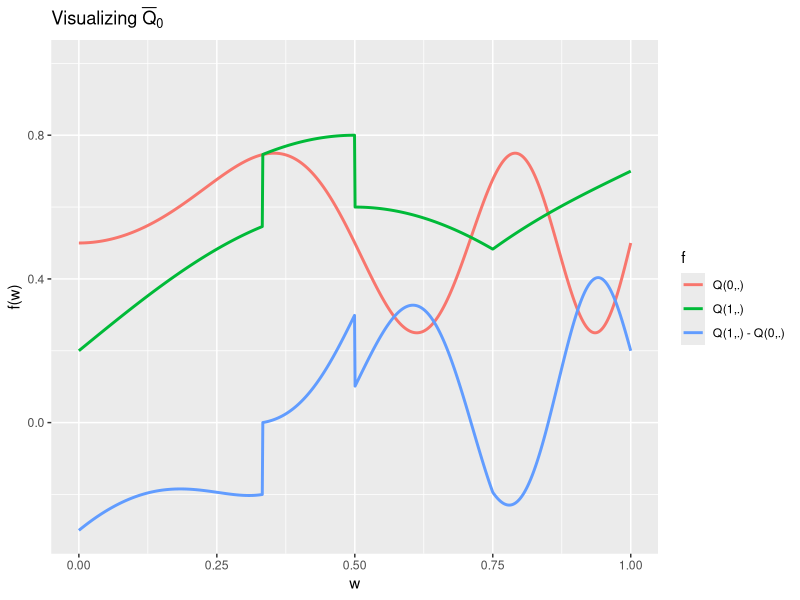
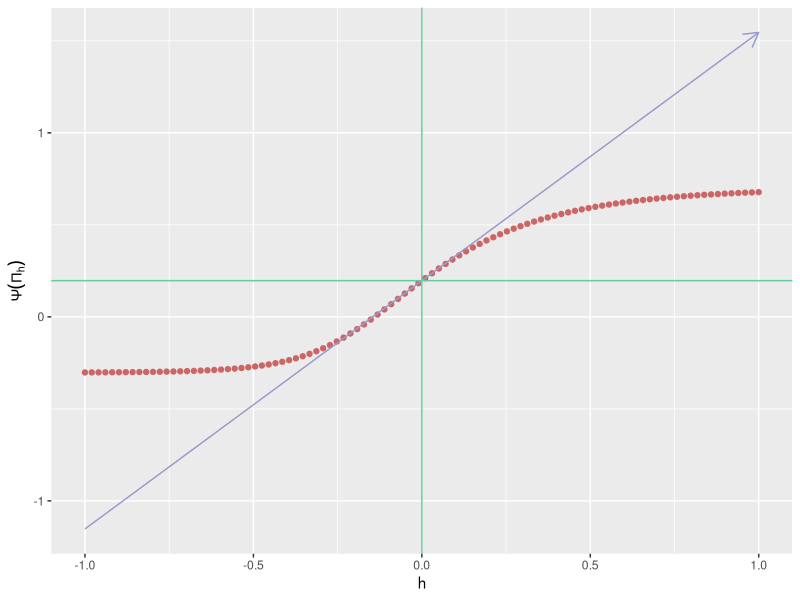
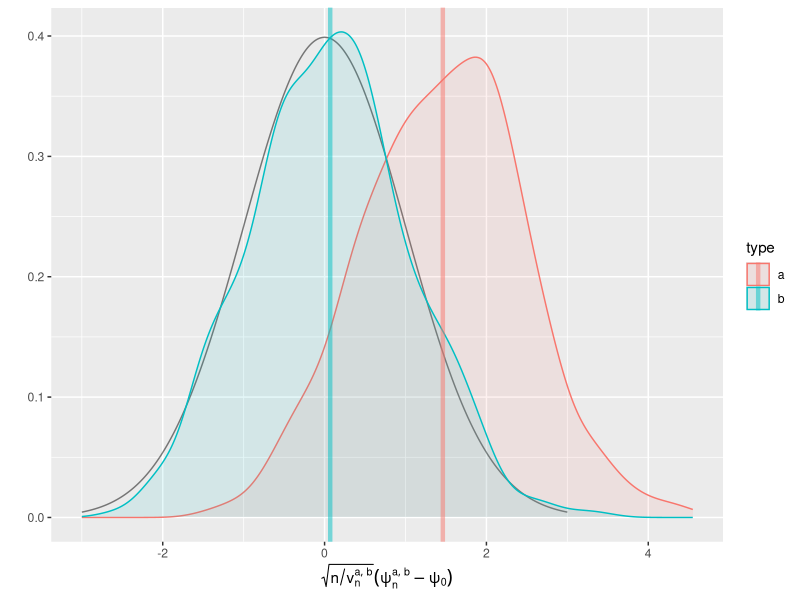
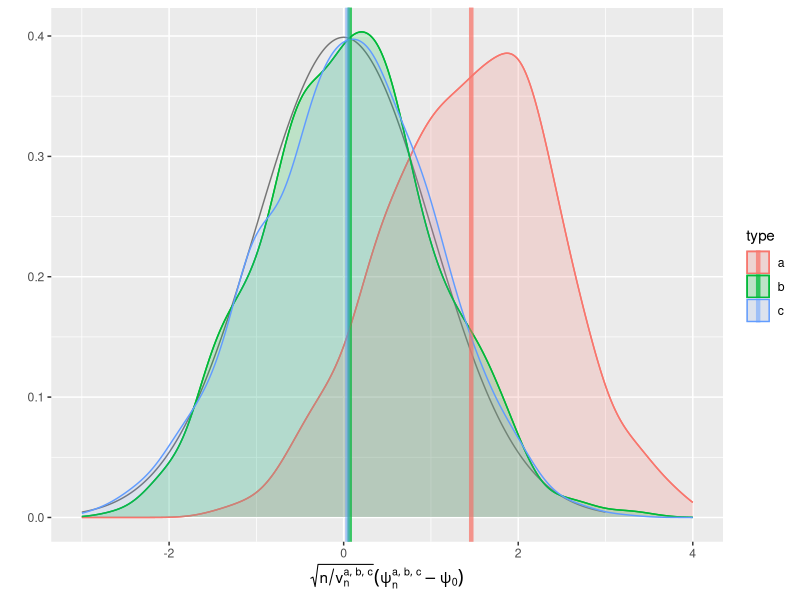
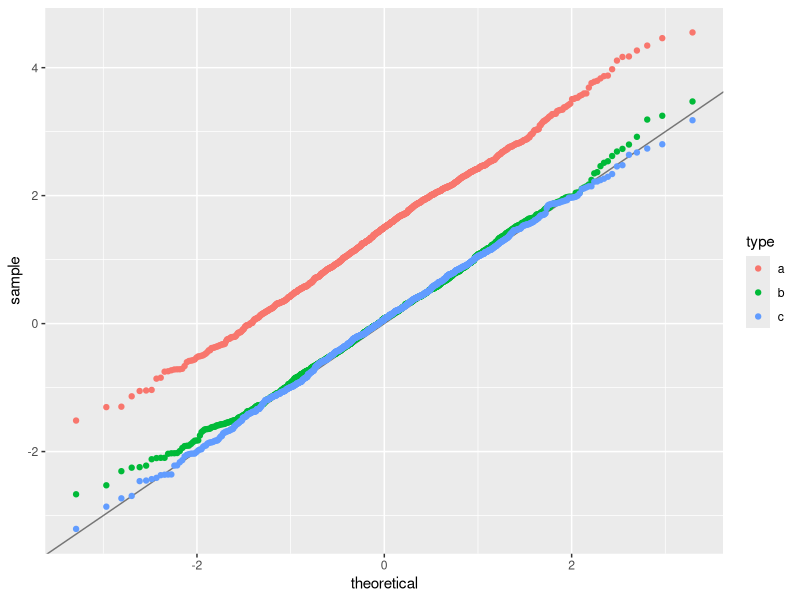

Recreate these plots in R, in order. (Note: this script raises an error after producing the figures.)
## ----setup, echo = FALSE-------------------------------------------------
knitr::opts_chunk$set(
  fig.height = 4, 
  fig.path = 'img/',
  fig.width = 12,
  message = FALSE,
  size = "tiny",
  warning = FALSE,
  warnings = FALSE
)

## ----redo----------------------------------------------------------------
redo_fixed <- c(TRUE, FALSE)[1]
redo_varying <- c(TRUE, FALSE)[1]
## if  'redo_$'  then  recompute  'learned_features_$_sample_size',  otherwise
## upload it if it is not already in the environment.
if (!redo_fixed) {
  if (!exists("learned_features_fixed_sample_size")) {
    learned_features_fixed_sample_size <-
      loadObject("data/learned_features_fixed_sample_size.xdr")
  }
}
if (!redo_varying) {
  if (!exists("learned_features_varying_sample_size")) {
    learned_features_varying_sample_size <-
      loadObject("data/learned_features_varying_sample_size.xdr")
  }
} 

## ----visible-setup-------------------------------------------------------
set.seed(54321) ## because reproducibility matters...
suppressMessages(library(R.utils)) ## make sure it is installed
suppressMessages(library(tidyverse)) ## make sure it is installed
suppressMessages(library(caret)) ## make sure it is installed
expit <- plogis
logit <- qlogis

## ----simulation----------------------------------------------------------
draw_from_experiment <- function(n, ideal = FALSE) {
  ## preliminary
  n <- Arguments$getInteger(n, c(1, Inf))
  ideal <- Arguments$getLogical(ideal)
  ## ## 'Gbar' and 'Qbar' factors
  Gbar <- function(W) {
    expit(1 + 2 * W - 4 * sqrt(abs((W - 5/12))))
  }
  Qbar <- function(AW) {
    A <- AW[, 1]
    W <- AW[, 2]
    ## A * (cos((1 + W) * pi / 4) + (1/3 <= W & W <= 1/2) / 5) +
    ##  (1 - A) * (sin(4 * W^2 * pi) / 4 + 1/2)
    A * (cos((-1/2 + W) * pi) * 2/5 + 1/5 + (1/3 <= W & W <= 1/2) / 5 +
         (W >= 3/4) * (W - 3/4) * 2) +
      (1 - A) * (sin(4 * W^2 * pi) / 4 + 1/2) 
  }
  ## sampling
  ## ## context
  mixture_weights <- c(1/10, 9/10, 0)
  mins <- c(0, 11/30, 0)
  maxs <- c(1, 14/30, 1)
  latent <- findInterval(runif(n), cumsum(mixture_weights)) + 1
  W <- runif(n, min = mins[latent], max = maxs[latent])
  ## ## counterfactual rewards
  zeroW <- cbind(A = 0, W)
  oneW <- cbind(A = 1, W)
  Qbar.zeroW <- Qbar(zeroW)
  Qbar.oneW <- Qbar(oneW)
  Yzero <- rbeta(n, shape1 = 2, shape2 = 2 * (1 - Qbar.zeroW) / Qbar.zeroW)
  Yone <- rbeta(n, shape1 = 3, shape2 = 3 * (1 - Qbar.oneW) / Qbar.oneW)
  ## ## action undertaken
  A <- rbinom(n, size = 1, prob = Gbar(W))
  ## ## actual reward
  Y <- A * Yone + (1 - A) * Yzero
  ## ## observation
  if (ideal) {
    obs <- cbind(W = W, Yzero = Yzero, Yone = Yone, A = A, Y = Y)
  } else {
    obs <- cbind(W = W, A = A, Y = Y)
  }
  attr(obs, "Gbar") <- Gbar
  attr(obs, "Qbar") <- Qbar
  attr(obs, "QW") <- function(W) {
    out <- sapply(1:length(mixture_weights),
                  function(ii){
                    mixture_weights[ii] *
                      dunif(W, min = mins[ii], max = maxs[ii])
                  })
    return(rowSums(out))
  }
  attr(obs, "qY") <- function(AW, Y, Qbar){
    A <- AW[, 1]
    W <- AW[, 2]
    Qbar.AW <- do.call(Qbar, list(AW)) # is call to 'do.call' necessary?
    shape1 <- ifelse(A == 0, 2, 3)
    dbeta(Y, shape1 = shape1, shape2 = shape1 * (1 - Qbar.AW) / Qbar.AW)
  }
  ##
  return(obs)
}

## ----draw-five-obs-------------------------------------------------------
(five_obs <- draw_from_experiment(5))

## ----exercise:visualize, eval = TRUE-------------------------------------
Gbar <- attr(five_obs, "Gbar")
Qbar <- attr(five_obs, "Qbar")
QW <- attr(five_obs, "QW")

features <- tibble(w = seq(0, 1, length.out = 1e3)) %>%
  mutate(Qw = QW(w),
         Gw = Gbar(w),
         Q1w = Qbar(cbind(A = 1, W = w)),
         Q0w = Qbar(cbind(A = 0, W = w)),
         blip_Qw = Q1w - Q0w)

features %>% select(-Qw, -Gw) %>%
  rename("Q(1,.)" = Q1w,
         "Q(0,.)" = Q0w,
         "Q(1,.) - Q(0,.)" = blip_Qw) %>%
  gather("f", "value", -w) %>%
  ggplot() +
  geom_line(aes(x = w, y = value, color = f), size = 1) +
  labs(y = "f(w)", title = bquote("Visualizing" ~ bar(Q)[0])) +
  ylim(NA, 1)

## ----approx-psi-0-a-one--------------------------------------------------
integrand <- function(w) {
  Qbar <- attr(five_obs, "Qbar")
  QW <- attr(five_obs, "QW")
  ( Qbar(cbind(1, w)) - Qbar(cbind(0, w)) ) * QW(w)
}
(psi_zero <- integrate(integrand, lower = 0, upper = 1)$val)

## ----DAG-----------------------------------------------------------------
## plot the causal diagram

## ----approx-psi-zero-a-two-----------------------------------------------
B <- 1e6
ideal_obs <- draw_from_experiment(B, ideal = TRUE)
(psi_approx <- mean(ideal_obs[, "Yone"] - ideal_obs[, "Yzero"]))

## ----approx-psi-zero-b---------------------------------------------------
sd_approx <- sd(ideal_obs[, "Yone"] - ideal_obs[, "Yzero"])
alpha <- 0.05
(psi_approx_CI <- psi_approx + c(-1, 1) * qnorm(1 - alpha / 2) * sd_approx / sqrt(B))

## ----another-simulation--------------------------------------------------
draw_from_another_experiment <- function(n, h = 0) {
  ## preliminary
  n <- Arguments$getInteger(n, c(1, Inf))
  h <- Arguments$getNumeric(h)
  ## ## 'Gbar' and 'Qbar' factors
  Gbar <- function(W) {
    sin((1 + W) * pi / 6)
  }
  Qbar <- function(AW, hh = h) {
    A <- AW[, 1]
    W <- AW[, 2]
    expit( logit( A *  W + (1 - A) * W^2 ) +
           hh * 10 * sqrt(W) * A )
  }
  ## sampling
  ## ## context
  W <- runif(n, min = 1/10, max = 9/10)
  ## ## action undertaken
  A <- rbinom(n, size = 1, prob = Gbar(W))
  ## ## reward
  shape1 <- 4
  QAW <- Qbar(cbind(A, W))
  Y <- rbeta(n, shape1 = shape1, shape2 = shape1 * (1 - QAW) / QAW)
  ## ## observation
  obs <- cbind(W = W, A = A, Y = Y)
  attr(obs, "Gbar") <- Gbar
  attr(obs, "Qbar") <- Qbar
  attr(obs, "QW") <- function(x){dunif(x, min = 1/10, max = 9/10)}
  attr(obs, "shape1") <- shape1
  attr(obs, "qY") <- function(AW, Y, Qbar, shape1){
    A <- AW[,1]; W <- AW[,2]
    Qbar.AW <- do.call(Qbar, list(AW))
    dbeta(Y, shape1 = shape1, shape2 = shape1 * (1 - Qbar.AW) / Qbar.AW)
  }
  ##
  return(obs)
}

## ----approx-psi-one------------------------------------------------------
five_obs_from_another_experiment <- draw_from_another_experiment(5)
another_integrand <- function(w) {
  Qbar <- attr(five_obs_from_another_experiment, "Qbar")
  QW <- attr(five_obs_from_another_experiment, "QW")
  ( Qbar(cbind(1, w)) - Qbar(cbind(0, w)) ) * QW(w)
}
(psi_Pi_zero <- integrate(another_integrand, lower = 0, upper = 1)$val)

## ----psi-approx-psi-one,  fig.cap =  "Evolution of statistical parameter $\\Psi$ along fluctuation $\\{\\Pi_{h} : h \\in H\\}$."----
approx <- seq(-1, 1, length.out = 1e2)
psi_Pi_h <- sapply(approx, function(t) {
  obs_from_another_experiment <- draw_from_another_experiment(1, h = t)
  integrand <- function(w) {
    Qbar <- attr(obs_from_another_experiment, "Qbar")
    QW <- attr(obs_from_another_experiment, "QW")
    ( Qbar(cbind(1, w)) - Qbar(cbind(0, w)) ) * QW(w)
  }
  integrate(integrand, lower = 0, upper = 1)$val  
})
slope_approx <- (psi_Pi_h - psi_Pi_zero) / approx
slope_approx <- slope_approx[min(which(approx > 0))]
ggplot() +
  geom_point(data = data.frame(x = approx, y = psi_Pi_h), aes(x, y),
             color = "#CC6666") +
  geom_segment(aes(x = -1, y = psi_Pi_zero - slope_approx,
                   xend = 1, yend = psi_Pi_zero + slope_approx),
               arrow = arrow(length = unit(0.03, "npc")),
               color = "#9999CC") +
  geom_vline(xintercept = 0, color = "#66CC99") +
  geom_hline(yintercept = psi_Pi_zero, color = "#66CC99") +
  labs(x = "h", y = expression(Psi(Pi[h]))) 

## ----eic-----------------------------------------------------------------
eic <- function(obs, psi) {
  Qbar <- attr(obs, "Qbar")
  Gbar <- attr(obs, "Gbar")
  QAW <- Qbar(obs[, c("A", "W")])
  QoneW <- Qbar(cbind(A = 1, W = obs[, "W"]))
  QzeroW <- Qbar(cbind(A = 0, W = obs[, "W"]))
  GW <- Gbar(obs[, "W", drop = FALSE])
  lGAW <- obs[, "A"] * GW + (1 - obs[, "A"]) * (1 - GW)
  out <- (QoneW - QzeroW - psi) + (2 * obs[, "A"] - 1) / lGAW * (obs[, "Y"] - QAW)
  out <- as.vector(out)
  return(out)
}

(eic(five_obs, psi = psi_approx))
(eic(five_obs_from_another_experiment, psi = psi_Pi_zero))

## ----cramer-rao----------------------------------------------------------
obs <- draw_from_experiment(B)
(cramer_rao_hat <- var(eic(obs, psi = psi_approx)))

## ----cramer-rao-another-experiment---------------------------------------
obs_from_another_experiment <- draw_from_another_experiment(B)
(cramer_rao_Pi_zero_hat <- var(eic(obs_from_another_experiment, psi = 59/300)))
(ratio <- sqrt(cramer_rao_Pi_zero_hat/cramer_rao_hat))

## ----recover-slope-------------------------------------------------------
sigma0_draw_from_another_experiment <- function(obs) { 
  ## preliminary
  Qbar <- attr(obs, "Qbar")
  QAW <- Qbar(obs[, c("A", "W")])
  shape1 <- Arguments$getInteger(attr(obs, "shape1"), c(1, Inf))
  ## computations
  betaAW <- shape1 * (1 - QAW) / QAW
  out <- log(1 - obs[, "Y"])
  for (int in 1:shape1) {
    out <- out + 1/(int - 1 + betaAW)
  }
  out <- - out * shape1 * (1 - QAW) / QAW * 10 * sqrt(obs[, "W"]) * obs[, "A"]
  ## no need to center given how we will use it
  return(out)
}

vars <- eic(obs_from_another_experiment, psi = 59/300) *
  sigma0_draw_from_another_experiment(obs_from_another_experiment)
sd_hat <- sd(vars)
(slope_hat <- mean(vars))
(slope_CI <- slope_hat + c(-1, 1) * qnorm(1 - alpha / 2) * sd_hat / sqrt(B))

## ----known-Gbar-one-a----------------------------------------------------
Gbar <- attr(obs, "Gbar")

iter <- 1e3

## ----known-Gbar-one-b, fig.cap = "Kernel density estimators of the law of two estimators of $\\psi_{0}$ (recentered with respect to $\\psi_{0}$, and renormalized), one of them misconceived (a), the other assuming that $\\Gbar_{0}$ is known (b). Built based on `iter` independent realizations of each estimator."----
psi_hat_ab <- obs %>% as_tibble() %>%
  mutate(id = (seq_len(n()) - 1) %% iter) %>%
  mutate(lGAW = A * Gbar(W) + (1 - A) * (1 - Gbar(W))) %>% group_by(id) %>%
  summarize(est_a = mean(Y[A==1]) - mean(Y[A==0]),
            est_b = mean(Y * (2 * A - 1) / lGAW),
            std_b = sd(Y * (2 * A - 1) / lGAW) / sqrt(n()),
            clt_b = (est_b - psi_approx) / std_b) %>% 
  mutate(std_a = sd(est_a),
         clt_a = (est_a - psi_approx) / std_a) %>%
  gather("key", "value", -id) %>%
  extract(key, c("what", "type"), "([^_]+)_([ab])") %>%
  spread(what, value)

(bias_ab <- psi_hat_ab %>% group_by(type) %>% summarise(bias = mean(clt)))

fig <- ggplot() +
  geom_line(aes(x = x, y = y), 
            data = tibble(x = seq(-3, 3, length.out = 1e3),
                          y = dnorm(x)),
            linetype = 1, alpha = 0.5) +
  geom_density(aes(clt, fill = type, colour = type),
               psi_hat_ab, alpha = 0.1) +
  geom_vline(aes(xintercept = bias, colour = type),
             bias_ab, size = 1.5, alpha = 0.5)
  
fig +
  labs(y = "",
       x = expression(paste(sqrt(n/v[n]^{list(a, b)})*(psi[n]^{list(a, b)} - psi[0]))))

## ----unknown-Gbar-one----------------------------------------------------
estimate_G <- function(dat, algorithm, ...) {
  if (!is.data.frame(dat)) {
    dat <- as.data.frame(dat)
  }
  if (!attr(algorithm, "ML")) {
    fit <- algorithm[[1]](formula = algorithm[[2]], data = dat)
  } else {
    fit <- algorithm[[1]](dat, ...)
  }
  fit$type_of_preds <- algorithm$type_of_preds
  return(fit)
}

compute_lGhatAW <- function(A, W, Ghat, threshold = 0.05) {
  dat <- data.frame(A = A, W = W)
  Ghat_W <- predict(Ghat, newdata = dat, type = Ghat$type_of_preds)
  lGAW <- A * Ghat_W + (1 - A) * (1 - Ghat_W)
  pred <- pmin(1 - threshold, pmax(lGAW, threshold))
  return(pred)
}

## ----unknown-Gbar-two----------------------------------------------------
trim_glm_fit <- caret::getModelInfo("glm")$glm$trim
working_model_G_one <- list(
  model = function(...) {trim_glm_fit(glm(family = binomial(), ...))},
  formula = as.formula(
    paste("A ~",
          paste(c("I(W^", "I(abs(W - 5/12)^"),
                rep(seq(1/2, 3/2, by = 1/2), each = 2),
                sep = "", collapse = ") + "),
          ")")
  ),
  type_of_preds = "response"
)
attr(working_model_G_one, "ML") <- FALSE
working_model_G_one$formula

## ----unknown-Gbar-two-bis------------------------------------------------
if (redo_fixed) {
  learned_features_fixed_sample_size <-
    obs %>% as_tibble() %>%
    mutate(id = (seq_len(n()) - 1) %% iter) %>%
    nest(-id, .key = "obs") %>%
    mutate(Ghat = map(obs, ~ estimate_G(., algorithm = working_model_G_one))) %>%
    mutate(lGAW = map2(Ghat, obs, ~ compute_lGhatAW(.y$A, .y$W, .x)))
}

psi_hat_abc <-
  learned_features_fixed_sample_size %>%
  unnest(obs, lGAW) %>%
  group_by(id) %>%
  summarize(est = mean(Y * (2 * A - 1) / lGAW)) %>%
  mutate(std = sd(est),
         clt = (est - psi_approx) / std,
         type = "c") %>%
  full_join(psi_hat_ab)

(bias_abc <- psi_hat_abc %>% group_by(type) %>% summarise(bias = mean(clt)))

## ----unknown-Gbar-three, fig.cap = "Kernel density estimators of the law of three estimators of $\\psi_{0}$  (recentered with respect to $\\psi_{0}$, and renormalized), one of them misconceived (a), one assuming that $\\Gbar_{0}$ is known (b) and one that hinges on the estimation of $\\Gbar_{0}$ (c). The present figure includes Figure \\@ref(fig:known-Gbar-one-b) (but the colors differ). Built based on `iter` independent realizations of each estimator."----
fig +
  geom_density(aes(clt, fill = type, colour = type), psi_hat_abc, alpha = 0.1) +
  geom_vline(aes(xintercept = bias, colour = type),
             bias_abc, size = 1.5, alpha = 0.5) +
  xlim(-3, 4) + 
  labs(y = "",
       x = expression(paste(sqrt(n/v[n]^{list(a, b, c)})*
                            (psi[n]^{list(a, b, c)} - psi[0]))))

## ----unknown-Gbar-four, fig.cap  = "Quantile-quantile plot of the standard normal law against the empirical laws  of three estimators of $\\psi_{0}$, one of them misconceived (a), one assuming that $\\Gbar_{0}$ is known (b) and one that hinges on the estimation of $\\Gbar_{0}$ (c). Built based on `iter` independent realizations of each estimator."----
ggplot(psi_hat_abc, aes(sample = clt, fill = type, colour = type)) +
  geom_abline(intercept = 0, slope = 1, alpha = 0.5) +
  geom_qq(alpha = 1)

## ----exercises-one, eval = FALSE-----------------------------------------
## powers <- ## make sure '1/2' and '1' belong to 'powers', eg
##   seq(1/4, 3, by = 1/4)
## working_model_G_two <- list(
##   model = function(...) {trim_glm_fit(glm(family = binomial(), ...))},
##   formula = as.formula(
##     paste("A ~",
##           paste(c("I(W^", "I(abs(W - 5/12)^"),
##                 rep(powers, each = 2),
##                 sep = "", collapse = ") + "),
##           ")")
##   ),
##   type_of_preds = "response"
## )
## attr(working_model_G_two, "ML") <- FALSE

## ----exercises-two, eval = TRUE------------------------------------------
transform <- c("cos", "sin", "sqrt", "log", "exp")
working_model_G_three <- list(
  model = function(...) {trim_glm_fit(glm(family = binomial(), ...))},
  formula = as.formula(
    paste("A ~",
          paste("I(", transform, sep = "", collapse = "(W)) + "),
          "(W))")
  ),
  type_of_preds = "response"
)
attr(working_model_G_three, "ML") <- FALSE
(working_model_G_three$formula)

## ----estimating-Qbar-one-------------------------------------------------
estimate_Q <- function(dat, algorithm, ...) {
  if (!is.data.frame(dat)) {
    dat <- as.data.frame(dat)
  }
  if (!attr(algorithm, "ML")) {
    fit <- algorithm[[1]](formula = algorithm[[2]], data = dat)
  } else {
    fit <- algorithm[[1]](dat, ...)
  }
  fit$type_of_preds <- algorithm$type_of_preds
  return(fit)
}

compute_QhatAW <- function(Y, A, W, Qhat, blip = FALSE) {
  if (!blip) {
    dat <- data.frame(Y = Y, A = A, W = W)
    pred <- predict(Qhat, newdata = dat, type = Qhat$type_of_preds)
  } else {
    pred <- predict(Qhat, newdata = data.frame(A = 1, W = W),
                    type = Qhat$type_of_preds) -
      predict(Qhat, newdata = data.frame(A = 0, W = W),
              type = Qhat$type_of_preds)
  }
  return(pred)  
}

working_model_Q_one <- list(
  model = function(...) {trim_glm_fit(glm(family = binomial(), ...))},
  formula = as.formula(
    paste("Y ~ A * (",
          paste("I(W^", seq(1/2, 3/2, by = 1/2), sep = "", collapse = ") + "),
          "))")
  ),
  type_of_preds = "response"
)
attr(working_model_Q_one, "ML") <- FALSE
working_model_Q_one$formula

## k-NN
kknn_algo <- list(
  algo = function(dat, ...) {
    args <- list(...)
    if ("Subsample" %in% names(args)) {
      keep <- sample.int(nrow(dat), args$Subsample)
      dat <- dat[keep, ]
    }
    caret::train(Y ~ I(10*A) + W, ## a tweak
                 data = dat,
                 method = "kknn",
                 verbose = FALSE,
                 ...)    
  },
  type_of_preds = "raw"
)
attr(kknn_algo, "ML") <- TRUE
kknn_grid <- expand.grid(kmax = 5, distance = 2, kernel = "gaussian")
control <- trainControl(method = "cv", number = 2,
                        predictionBounds = c(0, 1),
                        trim = TRUE,
                        allowParallel = TRUE)

## ----estimating-Qbar-one-bis, cache = FALSE------------------------------
if(redo_fixed) {
  learned_features_fixed_sample_size <-
    learned_features_fixed_sample_size %>% # head(n = 100) %>%
    mutate(Qhat_d = map(obs, ~ estimate_Q(., algorithm = working_model_Q_one)),
           Qhat_e = map(obs, ~ estimate_Q(., algorithm = kknn_algo,
                                          trControl = control,
                                          tuneGrid = kknn_grid))) %>%
    mutate(blip_QW_d = map2(Qhat_d, obs,
                            ~ compute_QhatAW(.y$Y, .y$A, .y$W, .x, blip = TRUE)),
           blip_QW_e = map2(Qhat_e, obs,
                            ~ compute_QhatAW(.y$Y, .y$A, .y$W, .x, blip = TRUE)))
}

psi_hat_de <- learned_features_fixed_sample_size %>%
  unnest(blip_QW_d, blip_QW_e) %>%
  group_by(id) %>%
  summarize(est_d = mean(blip_QW_d),
            est_e = mean(blip_QW_e)) %>%
  mutate(std_d = sd(est_d),
         std_e = sd(est_e),
         clt_d = (est_d - psi_approx) / std_d,
         clt_e = (est_e - psi_approx) / std_e) %>% 
  gather("key", "value", -id) %>%
  extract(key, c("what", "type"), "([^_]+)_([de])") %>%
  spread(what, value)

(bias_de <- psi_hat_de %>% group_by(type) %>% summarize(bias = mean(clt)))

fig <- ggplot() +
  geom_line(aes(x = x, y = y), 
            data = tibble(x = seq(-3, 3, length.out = 1e3),
                          y = dnorm(x)),
            linetype = 1, alpha = 0.5) +
  geom_density(aes(clt, fill = type, colour = type),
               psi_hat_de, alpha = 0.1) +
  geom_vline(aes(xintercept = bias, colour = type),
             bias_de, size = 1.5, alpha = 0.5)
  
fig +
  labs(y = "",
       x = expression(paste(sqrt(n/v[n]^{list(d, e)})*(psi[n]^{list(d, e)} - psi[0]))))

## ----estimating-Qbar-two, eval = TRUE------------------------------------
sample_size <- c(4e3, 9e3)
block_size <- sum(sample_size)

label <- function(xx, sample_size = c(1e3, 2e3)) {
  by <- sum(sample_size)
  xx <- xx[seq_len((length(xx) %/% by) * by)] - 1
  prefix <- xx %/% by
  suffix <- findInterval(xx %% by, cumsum(sample_size))
  paste(prefix + 1, suffix + 1, sep = "_")
}

if (redo_varying) {
  learned_features_varying_sample_size <- obs %>% as.tibble %>% 
    head(n = (nrow(.) %/% block_size) * block_size) %>% 
    mutate(block = label(1:nrow(.), sample_size)) %>%
    nest(-block, .key = "obs")
} 

## ----estimating-Qbar-three, eval = TRUE----------------------------------
if(redo_varying) {
  learned_features_varying_sample_size <-
    learned_features_varying_sample_size %>% 
    mutate(Qhat_d = map(obs, ~ estimate_Q(., algorithm = working_model_Q_one)),
           Qhat_e = map(obs, ~ estimate_Q(., algorithm = kknn_algo,
                                          trControl = control,
                                          tuneGrid = kknn_grid))) %>%
    mutate(blip_QW_d = map2(Qhat_d, obs,
                            ~ compute_QhatAW(.y$Y, .y$A, .y$W, .x, blip = TRUE)),
           blip_QW_e = map2(Qhat_e, obs,
                            ~ compute_QhatAW(.y$Y, .y$A, .y$W, .x, blip = TRUE)))
}

root_n_bias <- learned_features_varying_sample_size %>%
  unnest(blip_QW_d, blip_QW_e) %>%
  group_by(block) %>%
  summarize(clt_d = sqrt(n()) * (mean(blip_QW_d) - psi_approx),
            clt_e = sqrt(n()) * (mean(blip_QW_e) - psi_approx)) %>%
  gather("key", "value", -block) %>%
  extract(key, c("what", "type"), "([^_]+)_([de])") %>%
  spread(what, value) %>%
  mutate(block = unlist(map(strsplit(block, "_"), ~.x[2])),
         sample_size = sample_size[as.integer(block)])

## ----estimating-Qbar-four, fig.width = 5, fig.height = 5, fig.cap  = "Evolution of root-$n$ times bias versus sample size for two inference methodology of $\\psi_{0}$ based on the estimation of $\\Qbar_{0}$. Big dots represent the average biases and vertical lines represent twice the standard error."----
root_n_bias <- learned_features_fixed_sample_size %>%
  mutate(sample_size = B/iter) %>%  # because *fixed* sample size
  unnest(blip_QW_d, blip_QW_e) %>%
  group_by(id) %>%
  summarize(clt_d = sqrt(n()) * (mean(blip_QW_d) - psi_approx),
            clt_e = sqrt(n()) * (mean(blip_QW_e) - psi_approx),
            sample_size = sample_size[1]) %>%
  gather("key", "clt", -id, -sample_size) %>%
  extract(key, c("what", "type"), "([^_]+)_([de])") %>%
  mutate(block = "0") %>% select(-id, -what) %>%
  full_join(root_n_bias)

root_n_bias %>%
  ggplot() +
  stat_summary(aes(x = sample_size, y = clt,
                   group = interaction(sample_size, type),
                   color = type),
               fun.data = mean_se, fun.args = list(mult = 2),
               position = position_dodge(width = 250), cex = 1) +
  stat_summary(aes(x = sample_size, y = clt,
                   group = interaction(sample_size, type),
                   color = type),
               fun.data = mean_se, fun.args = list(mult = 2),
               position = position_dodge(width = 250), cex = 1,
               geom = "errorbar", width = 750) +
  stat_summary(aes(x = sample_size, y = clt,
                   color = type),
               fun.y = mean, 
               position = position_dodge(width = 250),
               geom = "polygon", fill = NA) +
  geom_point(aes(x = sample_size, y = clt,
                 group = interaction(sample_size, type),
                 color = type),
             position = position_dodge(width = 250),
             alpha = 0.1) +
  scale_x_continuous(breaks = unique(c(B / iter, sample_size))) +
  labs(x = "sample size n",
       y = expression(paste(sqrt(n) * (psi[n]^{list(d, e)} - psi[0]))))

## execute
## rm(learned_features_fixed_sample_size)
## as soon as possible!

## ----one-step-one--------------------------------------------------------
set_Qbar_Gbar <- function(obs, Qhat, Ghat) {
  attr(obs, "Qbar") <- function(newdata) {
    if (!is.data.frame(newdata)) {
      newdata <- as.data.frame(newdata)
    }
    predict(Qhat, newdata = newdata, type = Qhat$type_of_preds)
  }
  attr(obs, "Gbar") <- function(newdata) {
    if (!is.data.frame(newdata)) {
      newdata <- as.data.frame(newdata)
    }
    predict(Ghat, newdata = newdata, type = Ghat$type_of_preds)
  }
  return(obs)
}
eic_bar <- function(obs, Qbar, Gbar) {
  attr(obs, "Qbar") <- Qbar
  attr(obs, "Gbar") <- Gbar
  eic()
}

## ----one-step-two, fig.cap = "Write caption."----------------------------
psi_hat_de_one_step <- learned_features_fixed_sample_size %>%
  mutate(obs_d = pmap(list(obs = obs, Qbar = Qhat_d, Gbar = Ghat),
                      set_Qbar_Gbar),
         obs_e = pmap(list(obs = obs, Qbar = Qhat_e, Gbar = Ghat),
                      set_Qbar_Gbar)) %>%
  mutate(eic_obs_d = map2(obs_d, blip_QW_d, ~ eic(as.data.frame(.x), mean(.y))),
         eic_obs_e = map2(obs_e, blip_QW_e, ~ eic(as.data.frame(.x), mean(.y)))) %>%
  unnest(blip_QW_d, eic_obs_d,
         blip_QW_e, eic_obs_e) %>%
  group_by(id) %>%
  summarize(est_d = mean(blip_QW_d) + mean(eic_obs_d),
            std_d = sd(eic_obs_d),
            clt_d = sqrt(n()) * (est_d - psi_approx) / std_d,
            est_e = mean(blip_QW_e) + mean(eic_obs_e),
            std_e = sd(eic_obs_e),
            clt_e = sqrt(n()) * (est_e - psi_approx) / std_e) %>%
  gather("key", "value", -id) %>%
  extract(key, c("what", "type"), "([^_]+)_([de])") %>%
  spread(what, value) %>%
  mutate(type = paste0(type, "_one_step"))
  
(bias_de_one_step <- psi_hat_de_one_step %>%
   group_by(type) %>% summarize(bias = mean(clt)))

ggplot() +
  geom_line(aes(x = x, y = y), 
            data = tibble(x = seq(-3, 3, length.out = 1e3),
                          y = dnorm(x)),
            linetype = 1, alpha = 0.5) +
  geom_density(aes(clt, fill = type, colour = type),
               psi_hat_de_one_step, alpha = 0.1) +
  geom_vline(aes(xintercept = bias, colour = type),
             bias_de_one_step, size = 1.5, alpha = 0.5) +  
  labs(y = "",
       x = expression(paste(sqrt(n/v[n]^{list(dos, eos)})*(psi[n]^{list(dos, eos)} - psi[0]))))


## ----remove-soon---------------------------------------------------------
bind_rows(bias_de, bias_de_one_step)

## ----estimating-Qbar-appendix, eval = FALSE------------------------------
## 
## 
## working_model_Q_two <- list(
##   model = function(...) {trim_glm_fit(glm(family = binomial(), ...))},
##   formula = as.formula(
##     paste("Y ~ A * (",
##           paste("I(W^", seq(1/2, 3, by = 1/2), sep = "", collapse = ") + "),
##           "))")
##   ),
##   type_of_preds = "response"
## )
## attr(working_model_Q_two, "ML") <- FALSE
## 
## ## xgboost based on trees
## xgb_tree_algo <- function(dat, ...) {
##   caret::train(Y ~ I(10*A) + W,
##                data = dat,
##                method = "xgbTree",
##                trControl = control,
##                tuneGrid = grid,
##                verbose = FALSE)
## }
## attr(xgb_tree_algo, "ML") <- TRUE
## xgb_tree_grid <- expand.grid(nrounds = 350,
##                              max_depth = c(4, 6),
##                              eta = c(0.05, 0.1),
##                              gamma = 0.01,
##                              colsample_bytree = 0.75,
##                              subsample = 0.5,
##                              min_child_weight = 0)
## 
## ## nonparametric kernel smoothing regression
## npreg <- list(
##   label = "Kernel regression",
##   type = "Regression",
##   library = "np",
##   parameters = data.frame(parameter =
##                             c("subsample", "regtype",
##                               "ckertype", "ckerorder"),
##                           class = c("integer", "character",
##                                     "character", "integer"),
##                           label = c("#subsample", "regtype",
##                                     "ckertype", "ckerorder")),
##   grid = function(x, y, len = NULL, search = "grid") {
##     if (!identical(search, "grid")) {
##       stop("No random search implemented.\n")
##     } else {
##       out <- expand.grid(subsample = c(50, 100),
##                          regtype = c("lc", "ll"),
##                          ckertype =
##                            c("gaussian",
##                              "epanechnikov",
##                              "uniform"),
##                          ckerorder = seq(2, 8, 2))
##     }
##     return(out)
##   },
##   fit = function(x, y, wts, param, lev, last, classProbs, ...) {
##     ny <- length(y)
##     if (ny > param$subsample) {
##       ## otherwise far too slow for what we intend to do here...
##       keep <- sample.int(ny, param$subsample)
##       x <- x[keep, ]
##       y <- y[keep]
##     }
##     bw <- np::npregbw(xdat = as.data.frame(x), ydat = y,
##                       regtype = param$regtype,
##                       ckertype = param$ckertype,
##                       ckerorder = param$ckerorder,
##                       remin = FALSE, ftol = 0.01, tol = 0.01,
##                       ...)
##     np::npreg(bw)
##   },
##   predict = function (modelFit, newdata, preProc = NULL, submodels = NULL) {
##     if (!is.data.frame(newdata)) {
##       newdata <- as.data.frame(newdata)
##     }
##     np:::predict.npregression(modelFit, se.fit = FALSE, newdata)
##   },
##   sort = function(x) {
##     x[order(x$regtype, x$ckerorder), ]
##   },
##   loop = NULL, prob = NULL, levels = NULL
## )
## 
## npreg_algo <- function(dat, ...) {
##   caret::train(working_model_Q_one$formula,
##                data = dat,
##                method = npreg, # no quotes!
##                verbose = FALSE,
##                ...)
## }
## attr(npreg_algo, "ML") <- TRUE
## npreg_grid <- data.frame(subsample = 100,
##                          regtype = "lc",
##                          ckertype = "gaussian",
##                          ckerorder = 4,
##                          stringsAsFactors = FALSE)
